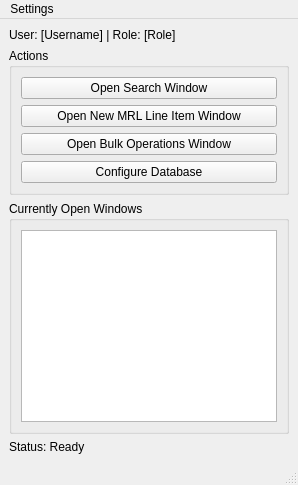
<?xml version="1.0" encoding="UTF-8"?>
<ui version="4.0">
 <class>MainWindow</class>
 <widget class="QMainWindow" name="MainWindow">
  <property name="windowTitle">
   <string>External Logistics Database - Control Panel</string>
  </property>
  <widget class="QWidget" name="centralwidget">
   <layout class="QVBoxLayout" name="verticalLayout">
    <!-- User Information -->
    <item>
     <widget class="QLabel" name="userInfoLabel">
      <property name="text">
       <string>User: [Username] | Role: [Role]</string>
      </property>
     </widget>
    </item>
    <!-- Main Actions -->
    <item>
     <widget class="QGroupBox" name="actionsGroup">
      <property name="title">
       <string>Actions</string>
      </property>
      <layout class="QVBoxLayout" name="actionsLayout">
       <item>
        <widget class="QPushButton" name="openSearchWindowButton">
         <property name="text">
          <string>Open Search Window</string>
         </property>
        </widget>
       </item>
       <item>
        <widget class="QPushButton" name="openNewMRLWindowButton">
         <property name="text">
          <string>Open New MRL Line Item Window</string>
         </property>
        </widget>
       </item>
       <item>
        <widget class="QPushButton" name="openBulkOperationsWindowButton">
         <property name="text">
          <string>Open Bulk Operations Window</string>
         </property>
        </widget>
       </item>
       <!-- New Configuration Button -->
       <item>
        <widget class="QPushButton" name="configurationButton">
         <property name="text">
          <string>Configure Database</string>
         </property>
        </widget>
       </item>
      </layout>
     </widget>
    </item>
    <!-- Open Windows List -->
    <item>
     <widget class="QGroupBox" name="openWindowsGroup">
      <property name="title">
       <string>Currently Open Windows</string>
      </property>
      <layout class="QVBoxLayout" name="openWindowsLayout">
       <item>
        <widget class="QListWidget" name="openWindowsList"/>
       </item>
      </layout>
     </widget>
    </item>
    <!-- Status Bar -->
    <item>
     <widget class="QLabel" name="statusLabel">
      <property name="text">
       <string>Status: Ready</string>
      </property>
     </widget>
    </item>
   </layout>
  </widget>
  <widget class="QMenuBar" name="menubar">
   <property name="geometry">
    <rect>
     <x>0</x>
     <y>0</y>
     <width>800</width>
     <height>21</height>
    </rect>
   </property>
   <widget class="QMenu" name="menuSettings">
    <property name="title">
     <string>Settings</string>
    </property>
    <addaction name="actionDatabaseConfiguration"/>
   </widget>
   <addaction name="menuSettings"/>
  </widget>
  <widget class="QStatusBar" name="statusbar"/>
  <action name="actionDatabaseConfiguration">
   <property name="text">
    <string>Database Configuration</string>
   </property>
  </action>
 </widget>
 <resources/>
 <connections/>
</ui>
